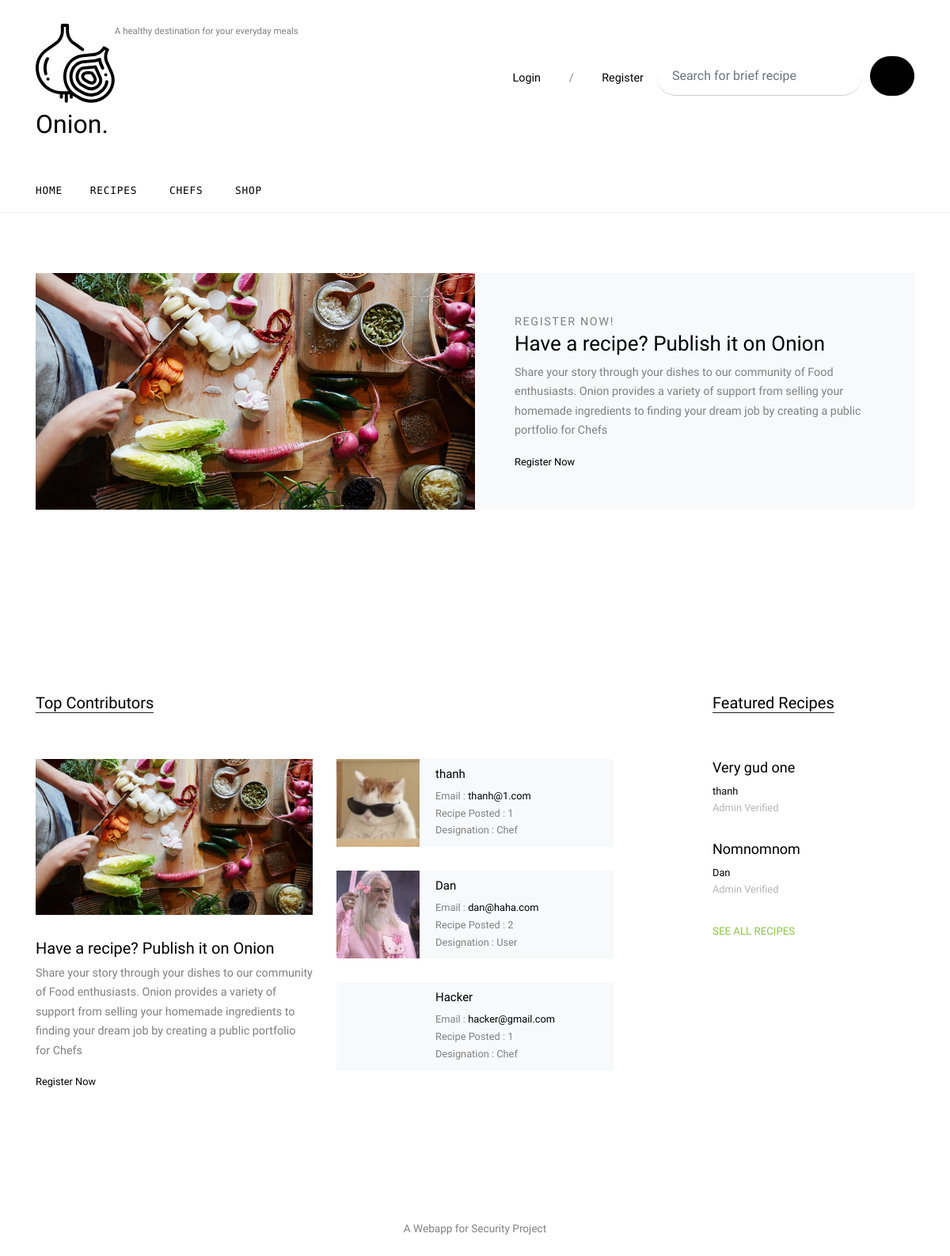
The app's page /, older data.
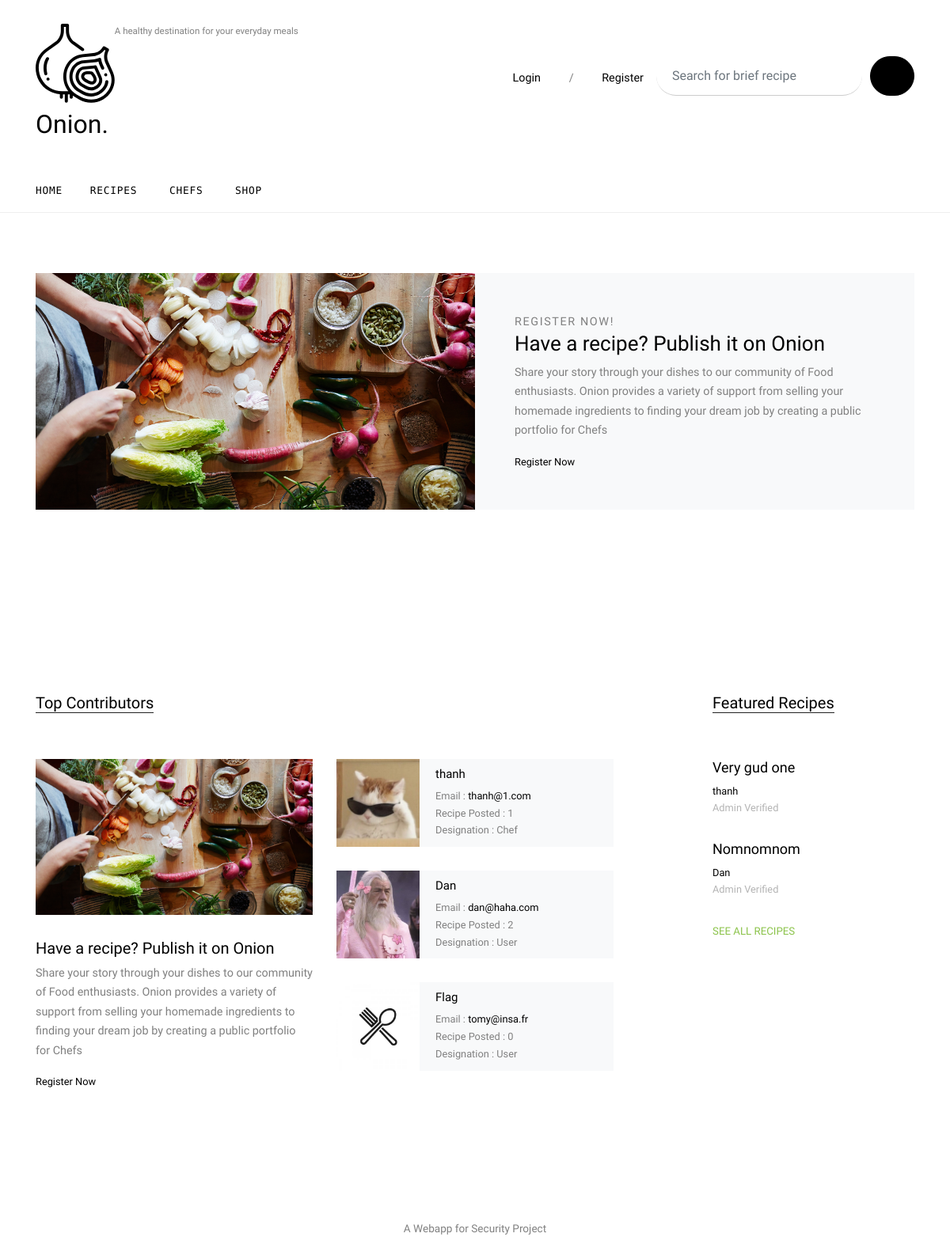
The same page, newer data.
### App/models.py (models this page shows, shortened)
class User(db.Model):
    id = db.Column(db.Integer, primary_key=True)
    name = db.Column(db.Text, nullable=False)
    username = db.Column(db.String(20), unique=True, nullable=False)
    email = db.Column(db.String(120), unique=True, nullable=False)
    profile_pic = db.Column(db.String(20), nullable=False, default='default_user.jpg')
    password = db.Column(db.String(60), nullable=False)
    type = db.Column(db.String(10), nullable=False)
    designation = db.Column(db.Text, nullable=False)
    ingredient = db.relationship('Ingredient', backref='ing_creator', lazy=True)
    recipes = db.relationship('Recipe', backref='recipe_creator', lazy=True)

class Recipe(db.Model):
    id = db.Column(db.Integer, primary_key=True)
    title = db.Column(db.String(255), nullable=False)
    description = db.Column(db.Text, nullable=False)
    time = db.Column(db.Integer, nullable=False)
    servings = db.Column(db.Integer, nullable=False)
    ingredients = db.Column(db.Text, nullable=False)
    image = db.Column(db.String(20), nullable=False, default="default.jpg")
    approval = db.Column(db.Integer, nullable=False)
    status = db.Column(db.String(12), nullable=False)
    saved = db.relationship('Saved', backref='saved_recipe', lazy=True)
    created_by = db.Column(db.Integer, db.ForeignKey('user.id'), nullable=False)

### App/routes.py (the view)
@app.route('/')
def index():
    valid = PassiveControls.validation()
    if valid[0]:
        return redirect(url_for(f'{valid[2]}.index'))
    else:
        editor_recipe = Recipe.query.filter_by(status=1).all()
        featured = Recipe.query.filter_by(status=2)
        users = User.query.filter_by(type="user").paginate(per_page=3)
        return render_template('unlogged/index.html', editor_recipe=editor_recipe, featured=featured, users=users)

### Controls/PassiveControls.py (called while the page is built)
def validation():
    if "id" and "access" and "name" in session:
        return True, session['id'], session['access'], session['name']
    else:
        return False, "None", "None", "None"

### App/templates/unlogged/index.html
{% extends "unlogged/base.html" %}
{% block content %}
    <div class="site-section py-0">
      <div class="owl-carousel hero-slide owl-style">
        {% if editor_recipe %}
        {% for recipe in editor_recipe %}
        <div class="site-section">
          <div class="container">
            <div class="half-post-entry d-block d-lg-flex bg-light">
              <div class="img-bg" style="background-image: url('{{ url_for('static', filename= 'images/' + recipe.image) }}')"></div>
              <div class="contents">
                <span class="caption">Editor's Pick</span>
                <h2><a href="{{ url_for('single_recipe', recipe_id=recipe.id ) }}">{{recipe.title}}</a></h2>
                <p class="mb-3">{{recipe.description[:250]}}... <a href="{{ url_for('single_recipe', recipe_id=recipe.id ) }}">Read more</a></p>
                <div class="post-meta">
                  <span class="d-block">Author: <a href="#">{{recipe.recipe_creator.name}}</a></span>
                  <span class="date-read">
                    {% if recipe.approval < 0 %}
                        Not Verified <span class="mx-1">&bullet;</span>
                    {% elif recipe.approval > 0 %}
                        Admin Verified <span class="icon-star2"></span>
                    {% else %}
                        Rejected
                    {% endif %}
                  </span>
                </div>
              </div>
            </div>
          </div>
        </div>
        {% endfor %}
        {% else %}
        <div class="site-section">
          <div class="container">
            <div class="half-post-entry d-block d-lg-flex bg-light">
              <div class="img-bg" style="background-image: url('{{ url_for('static', filename='images/register.jpg') }}')"></div>
              <div class="contents">
                <span class="caption">Register Now!</span>
                <h2><a href="">Have a recipe? Publish it on Onion</a></h2>
                  <p class="mb-3">Share your story through your dishes to our community of Food enthusiasts. Onion provides a variety of support from selling your homemade ingredients to finding your dream job by creating a public portfolio for Chefs</p>
                <div class="post-meta">
                  <span class="d-block"><a href="{{ url_for('register') }}">Register Now</a></span>
                </div>
              </div>
            </div>
          </div>
        </div>
        {% endif %}
      </div>
    </div>
    <div class="site-section">
      <div class="container">
        <div class="row">
          <div class="col-lg-8">
            <div class="row">
              <div class="col-12">
                <div class="section-title">
                  <h2>Top Contributors</h2>
                </div>
              </div>
            </div>
            <div class="row">
              <div class="col-md-6">
                <div class="post-entry-1">
                  <a href="post-single.html"><img src="{{ url_for('static', filename='images/register.jpg') }}" alt="Image" class="img-fluid"></a>
                  <h2><a href="">Have a recipe? Publish it on Onion</a></h2>
                  <p>Share your story through your dishes to our community of Food enthusiasts. Onion provides a variety of support from selling your homemade ingredients to finding your dream job by creating a public portfolio for Chefs</p>
                  <div class="post-meta">
                  <span class="d-block"><a href="{{ url_for('register') }}">Register Now</a></span>
                  </div>
                </div>
              </div>
              <div class="col-md-6">
                {% if users.items %}
                {% for users in users.items %}
                <div class="post-entry-2 d-flex bg-light">
                 <div class="thumbnail" style="background-image: url('{{ url_for('static', filename= 'images/' + users.profile_pic) }}')"></div>
                  <div class="contents">
                    <h2><a href="{{ url_for('user_profile', user_id=users.id ) }}">{{users.name}}</a></h2>
                    <div class="post-meta">
                      <span class="d-block">Email : <a href="mailto: {{ users.email }}">{{users.email}}</a></span>
                      <span class="d-block">Recipe Posted : {{ users.recipes|length }}</span>
                      <span class="d-block">Designation : {{ users.designation|capitalize }}</span>
                    </div>
                  </div>
                </div>
                {% endfor %}
                  {% else %}
                  <p>There are no recipe contributors at this moment.</p>
                  {% endif %}
              </div>
            </div>
          </div>
          <div class="col-lg-3 ml-auto">
            <div class="section-title">
              <h2>Featured Recipes</h2>
            </div>
              {% if featured %}
            {% for featured in featured %}
            <div class="trend-entry d-flex">
              <div class="trend-contents">
                <h2><a href="blog-single.html">{{featured.title}}</a></h2>
                <div class="post-meta">
                  <span class="d-block"><a href="{{ url_for('user_profile', user_id=featured.recipe_creator.id ) }}">{{featured.recipe_creator.name}}</a></span>
                  <span class="date-read">
                      {% if featured.approval < 0 %}
                        Not Verified <span class="mx-1">&bullet;</span>
                    {% elif featured.approval > 0 %}
                        Admin Verified <span class="icon-star2"></span>
                    {% else %}
                        Rejected
                    {% endif %}
                  </span>
                </div>
              </div>
            </div>
              {% else %}
              <p>There are no featured recipe at this moment</p>
            {% endfor %}
              {% endif %}
            <p>
              <a href="{{ url_for('recipes') }}" class="more">See All Recipes <span class="icon-keyboard_arrow_right"></span></a>
            </p>
          </div>
        </div>
      </div>
    </div>
{% endblock %}

### App/templates/unlogged/base.html (shortened to what this page needs)
<!DOCTYPE html>
<html lang="en">
<head>
  <link rel="stylesheet" href="{{ url_for('static', filename='fonts/icomoon/style.css') }}">
  <link rel="stylesheet" href="{{ url_for('static', filename='css/bootstrap.min.css') }}">
  <link rel="stylesheet" href="{{ url_for('static', filename='css/jquery-ui.css') }}">
  <link rel="stylesheet" href="{{ url_for('static', filename='css/owl.carousel.min.css') }}">
  <link rel="stylesheet" href="{{ url_for('static', filename='css/owl.theme.default.min.css') }}">
  <link rel="stylesheet" href="{{ url_for('static', filename='css/jquery.fancybox.min.css') }}">
  <link rel="stylesheet" href="{{ url_for('static', filename='css/bootstrap-datepicker.css') }}">
  <link rel="stylesheet" href="{{ url_for('static', filename='fonts/flaticon/font/flaticon.css') }}">
  <link rel="stylesheet" href="{{ url_for('static', filename='css/aos.css') }}">
  <link rel="stylesheet" href="{{ url_for('static', filename='css/jquery.mb.YTPlayer.min.css') }}">
  <link rel="stylesheet" href="{{ url_for('static', filename='css/style.css') }}">
</head>
<body data-spy="scroll" data-target=".site-navbar-target" data-offset="300">
  <div class="site-wrap">
    <div class="header-top">
      <div class="container">
        <div class="row align-items-center">
          <div class="col-12 col-lg-6 d-flex">
            <a href="{{ url_for('index') }}" class="site-logo">
 <span class="u-icon u-icon-circle u-palette-3-base u-spacing-10 u-icon-1">
        </span>
              Onion.
            </a><small>A healthy destination for your everyday meals</small>
          </div>
          <div class="col-12 col-lg-6 ml-auto d-flex">
            <div class="ml-md-auto top-social d-none d-lg-inline-block">
              <a href="{{ url_for('login') }}" class="d-inline-block p-3"><p>Login</p></a>
                <p class="d-inline-block p-3">/</p>
                <a href="{{ url_for('register') }}" class="d-inline-block p-3">Register</a>
            </div>
            <form id="search" onsubmit="redirecting()" class="search-form d-inline-block">
              <div class="d-flex">
                <input type="text" class="form-control" placeholder="Search for brief recipe" name="keywords">
                <button type="submit" class="btn btn-secondary" ><span class="icon-search"></span></button>
              </div>
            </form>
          </div>
        </div>
      </div>
      <div class="site-navbar py-2 js-sticky-header site-navbar-target d-none pl-0 d-lg-block" role="banner">
      <div class="container">
        <div class="d-flex align-items-center">
          <div class="mr-auto">
            <nav class="site-navigation position-relative text-right" role="navigation">
              <ul class="site-menu main-menu js-clone-nav mr-auto d-none pl-0 d-lg-block">
                <li class="active">
                  <a href="{{ url_for('index') }}" class="nav-link text-left">Home</a>
                </li>
                <li>
                  <a href="{{ url_for('recipes') }}" class="nav-link text-left">Recipes</a>
                </li>
                <li>
                  <a href="{{ url_for('cooks') }}" class="nav-link text-left">Chefs</a>
                </li>
                <li>
                  <a href="{{ url_for('ingredients') }}" class="nav-link text-left">Shop</a>
                </li>
              </ul>
            </nav>
          </div>
        </div>
      </div>
    </div>
    </div>
{% block content %}
{% endblock %}
    <div class="footer">
      <div class="container">
        <div class="row">
          <div class="col-12">
            <div class="copyright">
                <p>
                  A Webapp for Security Project </a>
                </p>
            </div>
          </div>
        </div>
      </div>
    </div>
  </div>
</body>
</html>

Row changes from the older to the newer data that the page shows:
removed User: name "Hacker", email "hacker@gmail.com", recipes|length "1", designation "Chef"
added User: profile_pic (placeholder picture), name "Flag", email "tomy@insa.fr", recipes|length "0", designation "User"
